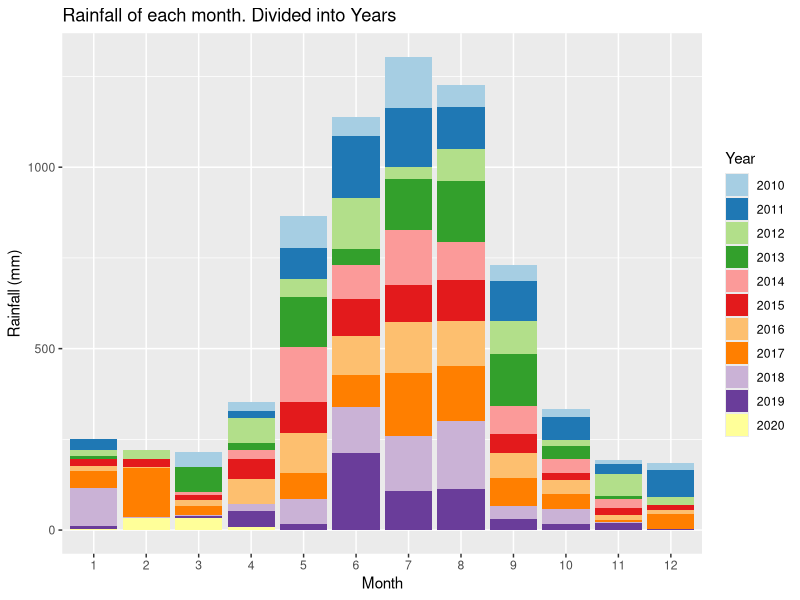
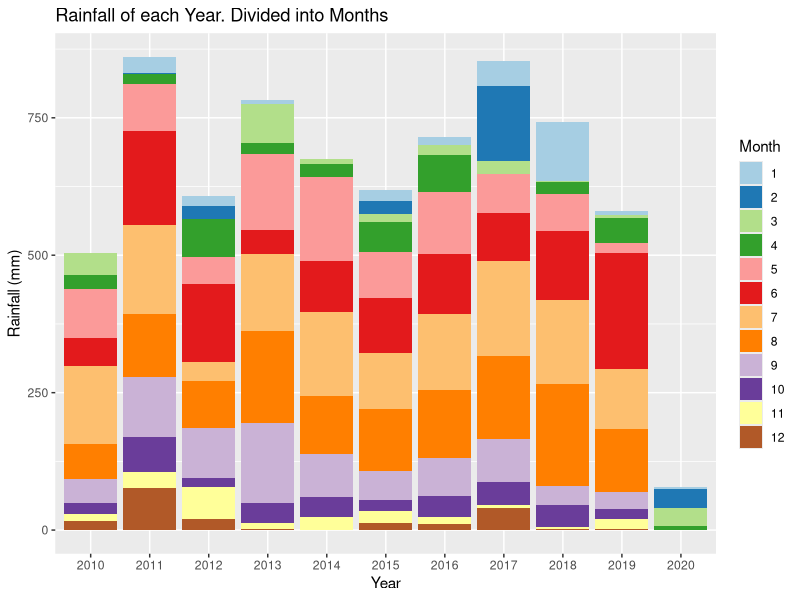
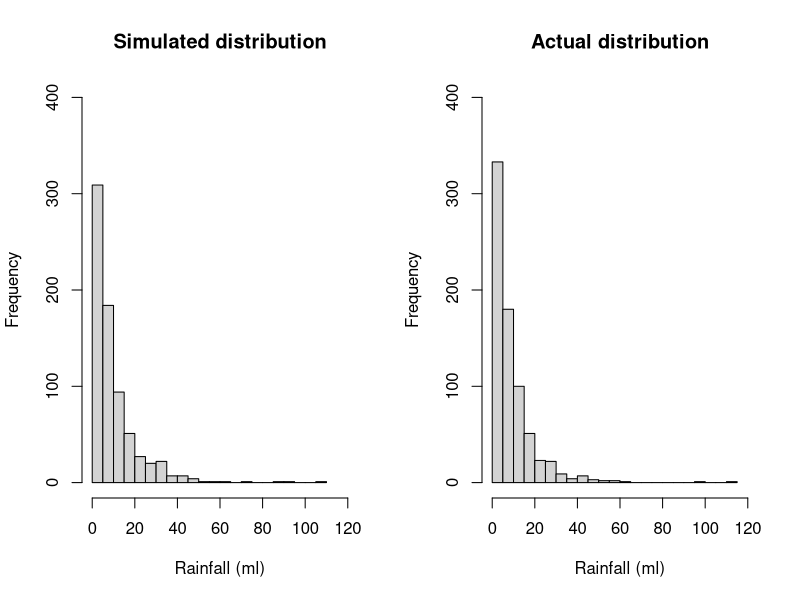
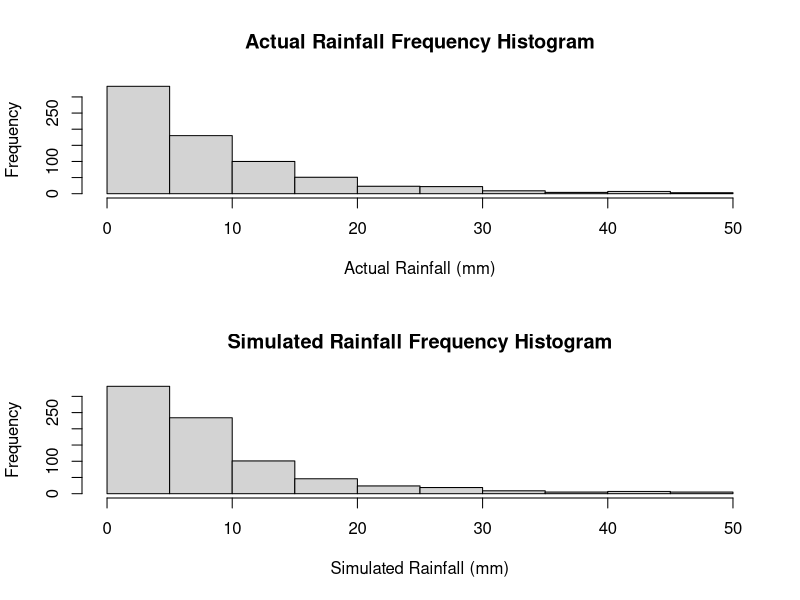
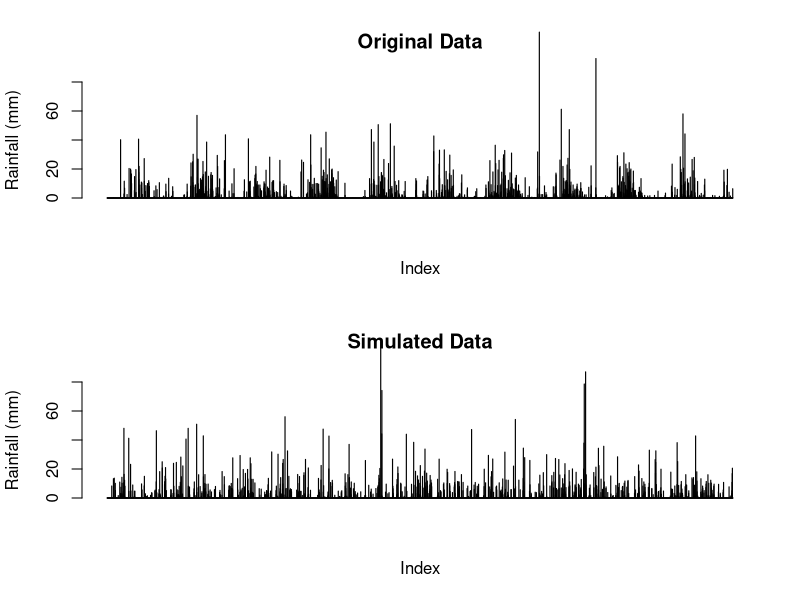
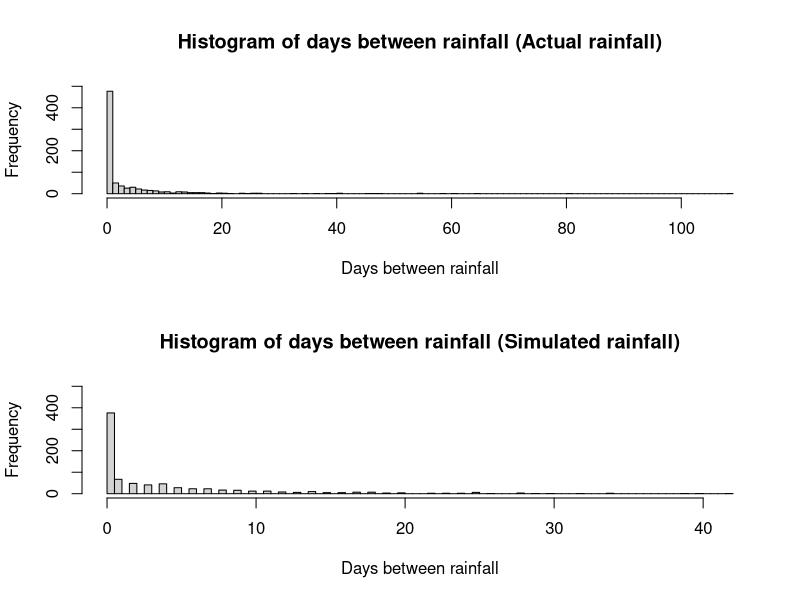
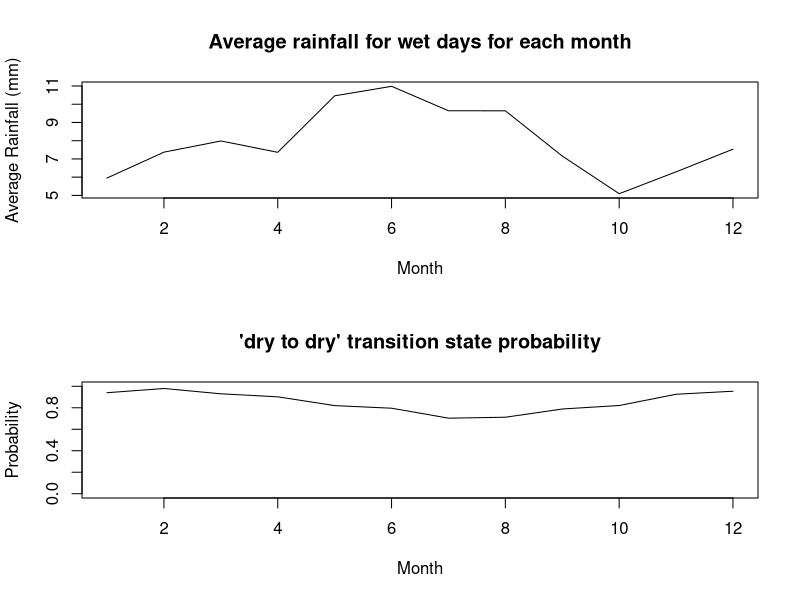
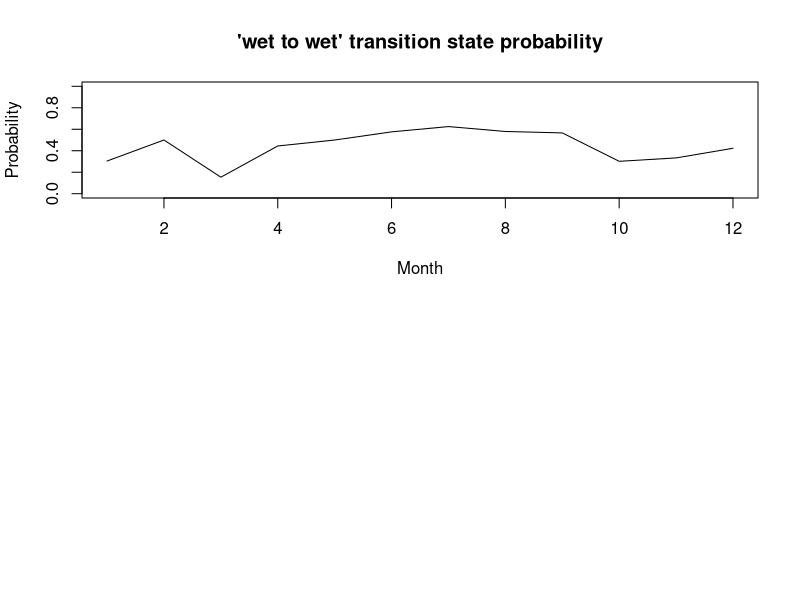

Generate these figures, in order, with R: (Note: this script raises an error after producing the figures.)
## ---- chunk 1
knitr::opts_chunk$set(echo = TRUE)
## ---- chunk 2
# Reading in the data from the csv file
data <-  read.csv("IDCJAC0009_009225_1800_Data.csv")
weather_data <- data
weather_data <- weather_data[which(is.na(weather_data$Rainfall.amount..millimetres.) == FALSE),] # excluding rows with no rainfall record made 
## ---- chunk 3
weather_data$date <- do.call(paste, c(weather_data[c("Day", "Month", "Year")], sep = "-")) # creating a column that contains the date for easy indentification
## ---- chunk 4
# function to categorise day as either 'wet' or 'dry' for the Markov Chain functions
state <- function(x){
  stateList <- c()
  for(ii in 1:length(x)){
    if(x[ii] < 1){
      stateList <- c(stateList, "dry")
    }
    if(x[ii] >= 1){
      stateList <- c(stateList, "wet")
    }
  }
  return(stateList)
}
weather_data$state <- state(weather_data$Rainfall.amount..millimetres.)
## ---- chunk 5
head(weather_data[,c('Rainfall.amount..millimetres.','state')], 10)
## ---- chunk 6
# function establishing Markov Chain transition state. Establishing the relationship between the rainfall of a given day and the day before it.
transitionState <- function(x){
  transitionStateList <- c('') #can't find transition state of first observation
  for(i in 2:length(x)){
    if(x[i] == "dry"){
      if (x[i-1] == "dry"){
        transitionStateList <- c(transitionStateList, "DryToDry")
      }
      else {
        transitionStateList <- c(transitionStateList, "WetToDry")
      }
    }
    if(x[i] == "wet"){
      if (x[i-1] == "dry"){
        transitionStateList <- c(transitionStateList, "DryToWet")
      }
      else {
        transitionStateList <- c(transitionStateList, "WetToWet")
      }
    }
  }
  return(transitionStateList)
}
weather_data$transitionState <- transitionState(weather_data$state)
## ---- chunk 7
head(weather_data[,c('Rainfall.amount..millimetres.','state', 'transitionState')], 10)
## ---- chunk 8
train_data <- subset(weather_data, Year >= 2010) # only look at the most recent, relevant data.
library(ggplot2)
library(RColorBrewer)

# explorative plots investigating the distribution of rainfall across months and years

# Plotting the rainfall data (grouped by years and months)
# Distribution of rainfall by month (segmented by year)
ggplot(train_data, aes(x = factor(Month), y = Rainfall.amount..millimetres., fill = factor(Year))) + 
  geom_bar(stat = "identity") + 
  scale_fill_brewer(palette = "Paired") + 
  xlab("Month")+
  ylab("Rainfall (mm)")+
  labs(fill = "Year")+
  ggtitle("Rainfall of each month. Divided into Years")
# There does appear to be a rough distribution of rainfall by month. Most years May, June, July, August, and September (month 5-9) have the most rain. There are outliers

ggplot(train_data, aes(x = factor(Year), y = Rainfall.amount..millimetres., fill = factor(Month))) + 
  geom_bar(stat = "identity") + 
  scale_fill_brewer(palette = "Paired") + 
  xlab("Year")+
  ylab("Rainfall (mm)")+
  labs(fill = "Month")+
  ggtitle("Rainfall of each Year. Divided into Months")
# There does not appear to be any obvious pattern in the rainfall across the 10 years (note. 2020 only contains 4 months of data, hence the low rainfall). The average looks to be around 650-700 mm. 
## ---- chunk 9
table(train_data$Month, train_data$Year) # only four months of data in 2020
## ---- chunk 10
#Calculating transition state probabilities, in general (no respect to month or season)
weatherTable <- table(train_data$transitionState)
weatherTable

probWetToWet = weatherTable['WetToWet'] / (weatherTable['WetToWet'] + weatherTable['WetToDry'])
probWetToWet

probDryToDry = weatherTable['DryToDry'] / (weatherTable['DryToDry'] + weatherTable['DryToWet'])
probDryToDry
## ---- chunk 11
#Basic generator (No seasonal variation)

#calculated above
generateRainfallBasic <- function(genLength){
  currentState = "dry" # Years start with very little rain, so more likely to start dry
  rainAmountList <- c()
  for (i3 in 1:genLength){
    if (currentState == "dry"){
      if (runif(1) < probDryToDry){
        currentState = "dry"
      }
      else{
        currentState = "wet"
      }
    }
    else if (currentState == "wet"){
      if (runif(1) < probWetToWet){
        currentState = "wet"
      }
      else{
        currentState = "dry"
      }
    }
    #generating amount of rainfall if state is wet, else 0
    if (currentState == "wet"){
      rainAmount <- 5.66*exp(rnorm(1))
      rainAmountList <- c(rainAmountList, rainAmount)
    }
    else{
      rainAmountList <- c(rainAmountList, 0)
    }
  }
  return(rainAmountList)
}
## ---- chunk 12
#comparing log-normal against actual data, veeerryyyy close fit, will use log-normal for rainfall sim
par(mfrow=c(1,2))
p1 <- 5.66*exp(rnorm(732))
hist(p1, breaks = 30, xlim = c(0,120), ylim = c(0,400), main = "Simulated distribution", xlab = "Rainfall (ml)")

p2 <- train_data$Rainfall.amount..millimetres.[train_data$Rainfall.amount..millimetres.>1]
hist(p2, breaks = 30, xlim = c(0,120), ylim = c(0,400), main = "Actual distribution", xlab = "Rainfall (ml)")

mean(p1)
mean(p2)
## ---- chunk 13
#Basic generator tests
testRainfall = generateRainfallBasic(3761)

par(mfrow=c(2,1))
hist(train_data$Rainfall.amount..millimetres.[train_data$Rainfall.amount..millimetres.>1 & train_data$Rainfall.amount..millimetres.<50], xlab = "Actual Rainfall (mm)", main = "Actual Rainfall Frequency Histogram")
hist(testRainfall[testRainfall > 1 & testRainfall <50], xlab = "Simulated Rainfall (mm)", main = "Simulated Rainfall Frequency Histogram")

par(mfrow=c(2,1))
barplot(train_data$Rainfall.amount..millimetres., ylim = c(0,80), main = "Original Data", ylab = "Rainfall (mm)", xlab = "Index")
barplot(testRainfall, ylim = c(0,80), main = "Simulated Data", ylab = "Rainfall (mm)", xlab = "Index")
## ---- chunk 14
daysBetweenRain <- function(input){
  returnList <- c()
  currentLength <- 0
  for (i in input){
    if (i<1){
      currentLength <- currentLength + 1
    }
    else{
      returnList <- c(returnList, currentLength)
      currentLength <- 0
    }
  }
  return(returnList)
  }
## ---- chunk 15
hist(daysBetweenRain(train_data$Rainfall.amount..millimetres.)[train_data$Rainfall.amount..millimetres.>-1], main = "Histogram of days between rainfall (Actual rainfall)", breaks = 100, xlab = "Days between rainfall", ylim = c(0,500))
hist(daysBetweenRain(testRainfall)[daysBetweenRain(testRainfall)>-1], main = "Histogram of days between rainfall (Simulated rainfall)", breaks = 100, xlab = "Days between rainfall", ylim = c(0,500))
## ---- chunk 16
#Calculates the transition probabilities for each month
probTransStatesMonth <- function(input_data){
  transitonStatesMonthsFrame <- data.frame(list(rep(0, 12), list(rep(0, 12), list(rep(0,    12), list(rep(0, 12)))))) #Initialises 12x4 frame filled with zeroes (4 columns for each transition state, 12 rows for each month)
  names(transitonStatesMonthsFrame) <- c('DryToDry', 'DryToWet', 'WetToDry', 'WetToWet')

  #Makes the dataframe with the count of each transition state with each month
  for (i4 in 1:dim(input_data)[1]){
    tempTransitionState <- input_data[i4, 'transitionState']
    tempMonth <- input_data[i4, 'Month'] 
    transitonStatesMonthsFrame[tempMonth, tempTransitionState] <- transitonStatesMonthsFrame[tempMonth, tempTransitionState]+1 # increase count of tempTransitionState for month tempMonth by 1
  }

  #Calculates the transition state probabilities for each month in the data frame
  probTransitonStatesMonthsFrame <- transitonStatesMonthsFrame
  for (i in 1:dim(transitonStatesMonthsFrame)[1]){
  
    probTransitonStatesMonthsFrame[i, 'DryToDry'] <- transitonStatesMonthsFrame[i, 'DryToDry'] / (transitonStatesMonthsFrame[i, 'DryToDry'] + transitonStatesMonthsFrame[i, 'DryToWet'])
  
    probTransitonStatesMonthsFrame[i, 'DryToWet'] <- transitonStatesMonthsFrame[i, 'DryToWet'] / (transitonStatesMonthsFrame[i, 'DryToDry'] + transitonStatesMonthsFrame[i, 'DryToWet'])
    
    probTransitonStatesMonthsFrame[i, 'WetToDry'] <- transitonStatesMonthsFrame[i, 'WetToDry'] / (transitonStatesMonthsFrame[i, 'WetToDry'] + transitonStatesMonthsFrame[i, 'WetToWet'])
    probTransitonStatesMonthsFrame[i, 'WetToWet'] <- transitonStatesMonthsFrame[i, 'WetToWet'] / (transitonStatesMonthsFrame[i, 'WetToDry'] + transitonStatesMonthsFrame[i, 'WetToWet'])
    # this data frame 'probTransitionStatesMonthsFrame' will be called directly in the generator, so must be called as such when exported
  }
  return(probTransitonStatesMonthsFrame)
}
## ---- chunk 17
probTransitonStatesMonthsFrame <- probTransStatesMonth(train_data)
head(probTransitonStatesMonthsFrame, 10)
## ---- chunk 18
#testing average rainfall when its rains in each month, and for wettowet vs drytowet transitions.
test_w2w <- train_data$Rainfall.amount..millimetres.[train_data$transitionState == "WetToWet"]
test_d2w <- train_data$Rainfall.amount..millimetres.[train_data$transitionState == "DryToWet"]
mean(test_w2w)
mean(test_d2w)
wilcox.test(test_d2w, test_w2w)
#since resulting wilcox test p-value is 0.85, we conclude that theres no difference in rainfall depending on the transition state, and do not need to include it in our model.

test_rainfallPerMonth <- train_data[train_data$state == "wet",c(4,6)]
kruskal.test(Rainfall.amount..millimetres. ~ Month, data = test_rainfallPerMonth)
#p-val = 0.00016, therefore difference between average rainfall for each month

## ---- chunk 19
#calculating the mean rainfall when it rains for each month, to change how much it rains according to the generator later on. Limited to less than 60 mls as the dataset is not large enough for large rainfall amounts (such as 114ml in feburary) to not throw the mean off.
rainMonthData <- c()
for (i in 1:12){
  temp<- train_data$Rainfall.amount..millimetres.[train_data$state == "wet" & train_data$Month == i & train_data$Rainfall.amount..millimetres. < 60]
  rainMonthData <- c(rainMonthData, list(temp))
  rm(temp)
}

rainfallAvgMonth <- sapply(rainMonthData, mean)

## ---- chunk 20
plot(c(1:12), rainfallAvgMonth, type = "l", xlab = "Month", ylab = "Average Rainfall (mm)", main = "Average rainfall for wet days for each month")
## ---- chunk 21
#How the transition state probabilities vary for each month
plot(probTransitonStatesMonthsFrame$DryToDry, ylim = c(0,1), xlab = "Month", main = "'dry to dry' transition state probability", type = 'l', ylab = "Probability")
plot(probTransitonStatesMonthsFrame$WetToWet, ylim = c(0,1), xlab = "Month", main = "'wet to wet' transition state probability", type = 'l', ylab = "Probability")
## ---- chunk 22
#Weather generator accounting  for seasonal variation of transition states or something i hope
#This is just a regular version of basic generator it's mostly the same in fact if i forget to even do this it is the same

generateRainfallSeasonal <- function(input){
  # input must be weather_data or a subset of weather_data
  currentState = "dry" #can make this into a random choice later
  rainAmountList <- c()
  for (i5 in 1:dim(input)[1]){
    if (currentState == "dry"){
      if (runif(1) < probTransitonStatesMonthsFrame[input[i5, 'Month'], 'DryToDry']){ #now inputs depending on the month of input
        currentState = "dry"
      }
      else{
        currentState = "wet"
      }
    }
    else if (currentState == "wet"){
      if (runif(1) < probTransitonStatesMonthsFrame[input[i5, 'Month'], 'WetToWet']){
        currentState = "wet"
      }
      else{
        currentState = "dry"
      }
    }                                   
    #generating amount of rainfall if state is wet, else 0
    if (currentState == "wet"){
      #rainAmount <- 5.66*exp(rnorm(1)) #now log-normal dist, 5 used because is close to mean of weather_data's / the mean of what exp(rnorm(1)) is by default /// Old Version 
      rainAmount <- rainfallAvgMonth[input[i5, 'Month']]*exp(rnorm(1))/1.648 
      #average of exp(rnorm(1)) is ~1.648, so we divide by that so the average of each month will just be the actual average calculated from rainfallAvgMonth.
      rainAmountList <- c(rainAmountList, rainAmount)
    }
    else{
      rainAmountList <- c(rainAmountList, 0)
    }
  }
  return(rainAmountList)
}
## ---- chunk 23
#testing code for seasonal generator
inputSeasonalRainfall <- dplyr::select(train_data, 'Year', 'Month', 'Day') #using existing train data's dates to input to function, instead of putting in just how many to generate
testSeasonalRainfall = generateRainfallSeasonal(inputSeasonalRainfall)
## ---- chunk 24
plot_seasonal_data <- function(training_data_input,seasoned_data_rainfall, title){
  par(mfrow=c(2,1))
  barplot(training_data_input$Rainfall.amount..millimetres., ylim = c(0,80), main = c("Original Data", title), ylab = "Rainfall (mm)", xlab = "Index")
  barplot(seasoned_data_rainfall, ylim = c(0,80), main = c("Simulated Seasonal Data", title), ylab = "Rainfall (mm)", xlab = "Index")
}
plot_seasonal_data(train_data,testSeasonalRainfall, "(Perth)")
## ---- chunk 25
hist(daysBetweenRain(train_data$Rainfall.amount..millimetres.)[train_data$Rainfall.amount..millimetres.>-1], main = "Histogram of days between rainfall (Actual rainfall)", breaks = 100, xlab = "Days between rainfall", ylim = c(0,500))
hist(daysBetweenRain(testSeasonalRainfall)[daysBetweenRain(testSeasonalRainfall)>-1], main = "Histogram of days between rainfall (Simulated rainfall)", breaks = 100, xlab = "Days between rainfall", ylim = c(0,500))
## ---- chunk 26
wilcox.test(daysBetweenRain(testSeasonalRainfall), daysBetweenRain(train_data$Rainfall.amount..millimetres.))
mean(daysBetweenRain(testSeasonalRainfall)); mean(daysBetweenRain(train_data$Rainfall.amount..millimetres.))
sd(daysBetweenRain(testSeasonalRainfall)); sd(daysBetweenRain(train_data$Rainfall.amount..millimetres.))
## ---- chunk 27
#comparing log-normal against actual data, veeerryyyy close fit, will use log-normal for rainfall sim
p1 <- 5.66*exp(rnorm(732))
p1 <- p1[p1>1]
hist(p1, breaks = 30, xlim = c(0,120), ylim = c(0,400), main = "Simulated distribution")

p2 <- train_data$Rainfall.amount..millimetres.[train_data$Rainfall.amount..millimetres.>1]
hist(p2, breaks = 30, xlim = c(0,120), ylim = c(0,400), main = "actual distribution")
## ---- chunk 28
set.seed(100345)
sampID <- sample.int(nrow(train_data), size = 0.8*nrow(train_data), replace = FALSE)
train_data <- train_data[sampID,] # 80% of data for training
test_data <- train_data[-sampID,] # 20% for testing
## ---- chunk 29
probTransitonStatesMonthsFrame <- probTransStatesMonth(train_data) # retraining seasonal generator probTransitionStatesMonthsFrame with new training data (now only 80% of the original train_data)
# calucating the new average rainfall for each month
rainMonthData <- c()
for (i in 1:12){
  temp<- train_data$Rainfall.amount..millimetres.[train_data$state == "wet" & train_data$Month == i & train_data$Rainfall.amount..millimetres. < 60]
  rainMonthData <- c(rainMonthData, list(temp))
  rm(temp)
}
rainfallAvgMonth <- sapply(rainMonthData, mean)
## ---- chunk 30
#generates a simulation with the same number of observations as test_data (20% of the total data)
testSeasonalRainfall20 = generateRainfallSeasonal(test_data) 
## ---- chunk 31
par(mfrow = c(2, 1))
barplot(testSeasonalRainfall20, ylab = "Rainfall (mm)", xlab = "index", main = "Simulated data")
barplot(test_data$Rainfall.amount..millimetres., ylab = "Rainfall (mm)", xlab  = "index", main = "Actual data")
## ---- chunk 32
# Wilcoxon signed rank test
WT <- wilcox.test(testSeasonalRainfall20, test_data$Rainfall.amount..millimetres., paired=T)
print("Wilcoxon rank sum p-value")
WT$p.value
# paired student t test
TT <- t.test(testSeasonalRainfall20, test_data$Rainfall.amount..millimetres., paired=T)
print("t-test p-value")
TT$p.value
## ---- chunk 33
train_data <- subset(weather_data, Year >= 2010)
train10_data <- subset(weather_data, Year >= 2009 & Year < 2019)
data_2019 <- subset(weather_data, Year == 2019)
## ---- chunk 34
probTransitonStatesMonthsFrame <- probTransStatesMonth(train10_data) # retraining seasonal generator probTransitionStatesMonthsFrame with train10_data
set.seed(10356)
monthList <- subset(weather_data, Year == 2019) # a year that isn't a leap year to get the month list, as generation algorithm only requires months
monthList <- monthList['Month']
testSeasonalRainfall10 <- generateRainfallSeasonal(monthList)
## ---- chunk 35
#compare generated year against 2019
par(mfrow = c(2,1))
barplot(testSeasonalRainfall10, xlab = "Index", ylab = "Rainfall (mm)", main = "Simulated Rainfall")
barplot(data_2019$Rainfall.amount..millimetres., xlab = "Index", ylab = "Rainfall (mm)", main = "2019 Rainfall")
## ---- chunk 36
# check other years for comparison
par(mfrow = c(3,2))
barplot(testSeasonalRainfall10, xlab = "Index", ylab = "Rainfall (mm)", main = "Simulated Rainfall")
year <- subset(weather_data, Year == 2015)
barplot(year$Rainfall.amount..millimetres., xlab = "Index", ylab = "Rainfall (mm)", main = "2015 Rainfall")
year <- subset(weather_data, Year == 2008)
barplot(year$Rainfall.amount..millimetres., xlab = "Index", ylab = "Rainfall (mm)", main = "2008 Rainfall")
year <- subset(weather_data, Year == 2015)
barplot(year$Rainfall.amount..millimetres., xlab = "Index", ylab = "Rainfall (mm)", main = "2017 Rainfall")
year <- subset(weather_data, Year == 2007)
barplot(year$Rainfall.amount..millimetres., xlab = "Index", ylab = "Rainfall (mm)", main = "2007 Rainfall")
year <- subset(weather_data, Year == 2013)
barplot(year$Rainfall.amount..millimetres., xlab = "Index", ylab = "Rainfall (mm)", main = "2013 Rainfall")
rm(year)
## ---- chunk 37
# Creates a graph of difference in rainfall for years, weeks, months, years to see if there are any potential patterns.
# Creates a list of the weekly rainfall
RainfallWeekly <- data.frame("Rainfall (mm)", "Week")
colnames(RainfallWeekly) <- c("Rainfall (mm)", "Week")
RainfallWeekly$`Rainfall (mm)` <- as.numeric(RainfallWeekly$`Rainfall (mm)`)
RainfallWeekly$Week <- as.numeric(RainfallWeekly$Week)
week = 1
weekRain = 0
for(ii in c(1: nrow(weather_data))){
  weekRain = weekRain + weather_data[ii, 6] # rainfall amount for that row
  
  if(ii%%7 == 0){ # every 7th row
    RainfallWeekly[(ii/7), 1] <- weekRain # 1 row of RainfallWeekly created every 7 rows (1 weeks) - inserting rainfall total for that week
    RainfallWeekly[(ii/7), 2] <- week
    week = week + 1
    weekRain = 0 # clear total rainfall to prepare for next week
  }
}
## ---- chunk 38
RainfallWeeklyDiff <- data.frame(c(1:(nrow(RainfallWeekly)-1)), c(1:(nrow(RainfallWeekly)-1))) # data frame with two columns, one less row than RainfallWeekly
colnames(RainfallWeeklyDiff) <- c("Rainfall diff (mm)", "Week")
RainfallWeeklyDiff$`Rainfall diff (mm)` <- diff(RainfallWeekly$`Rainfall (mm)`) # change in weeks
## ---- chunk 39
# plot first 700 weeks first against the difference in rainfall, and then the rainfall per week
par(mfrow = c(4,1))
plot(RainfallWeeklyDiff[c(1:350), 2], RainfallWeeklyDiff[c(1:350), 1], xlab = "week", ylab = "change in rainfall (mm)", cex = 2, type = "b", main = "Difference in rainfall (mm) by week")
plot(RainfallWeekly[c(1:350), 2], RainfallWeekly[c(1:350), 1], xlab = "week", ylab = "rainfall (mm)", type = "l", main = "Rainfall (mm) by week")
plot(RainfallWeeklyDiff[c(351:700), 2], RainfallWeeklyDiff[c(351:700), 1], xlab = "week", ylab = "change in rainfall (mm)", cex = 2, type = "b", main = "Difference in rainfall (mm) by week")
plot(RainfallWeekly[c(351:700), 2], RainfallWeekly[c(351:700), 1], xlab = "week", ylab = "rainfall (mm)", type = "l", main = "Rainfall (mm) by week")
## ---- chunk 40
# might remove this, already show first 700 weeks

# plot second 700 weeks first against the difference in rainfall, and then the rainfall per week
par(mfrow = c(4,1))
plot(RainfallWeeklyDiff[c(701:1050), 2], RainfallWeeklyDiff[c(701:1050), 1], xlab = "week", ylab = "change in rainfall (mm)", cex = 2, type = "b")
plot(RainfallWeekly[c(701:1050), 2], RainfallWeekly[c(701:1050), 1], xlab = "week", ylab = "rainfall (mm)", type = "l")
plot(RainfallWeeklyDiff[c(1051:1414), 2], RainfallWeeklyDiff[c(1051:1414), 1], xlab = "week", ylab = "change in rainfall (mm)", cex = 2, type = "b")
plot(RainfallWeekly[c(1051:1414), 2], RainfallWeekly[c(1051:1414), 1], xlab = "week", ylab = "rainfall (mm)", type = "l")
## ---- chunk 41
rainSort_2019 <- data_2019$Rainfall.amount..millimetres.
# qqplot before removing 'dry' days
par(mfrow=c(1,2))
qqnorm(rainSort_2019, pch = 1, frame = F, main = "Normal Q-Q Plot of Rainfall 2019 (including dry days)")
qqline(rainSort_2019, col = "red", lwd = 2)
rainSort_2019 <- rainSort_2019[which(rainSort_2019 != 0)]
# qqplot after removing 'dry' days
qqnorm(rainSort_2019, pch = 1, frame = F, main = "Normal Q-Q Plot of Rainfall 2019 (excluding dry days)")
qqline(rainSort_2019, col = "red", lwd = 2)

# data is not normally distributed
rm(rainSort_2019)
## ---- chunk 42
# Function that returns the sum of ranks of difference (w+ and w-) that are part of the Wilcoxon signed rank calculations
returnRanks <- function(simulated, actual){
  diffs <- (simulated - actual)
  diffs <- diffs[diffs != 0]
  posDifs <- which(diffs > 0)
  negDiffs <- which(diffs < 0)
  rank <- rank(abs(diffs))
  rankPosDiff <- sum(rank[posDifs])
  rankNegDiff <- sum(rank[negDiffs]) 
  return(c(rankPosDiff, rankNegDiff))
}

## ---- chunk 43
wilcox <- function(seed, year){
  set.seed(seed)
  rainYear <- subset(weather_data, Year == year) # a year that isn't a leap year to get the month list, as generation algorithm only requires months
  monthList <- rainYear['Month']
  simRainfall <- generateRainfallSeasonal(monthList)

  # test of testSeasonalRainfall10 against 2019 rainfall (testSeasonalRainfall10 was simulation of 2019 rainfall)
  print(wilcox.test(rainYear$Rainfall.amount..millimetres., simRainfall, paired = T, alternative = "t", conf.int = T, conf.level = 0.95))
  WP <- wilcox.test(rainYear$Rainfall.amount..millimetres., simRainfall, paired = T, alternative = "t", conf.int = T, conf.level = 0.95)
  cat("P-value is",WP$p.value,"\n")

  # manual calculation of Wilcoxon signed rank values 

  sumRanks <- returnRanks(simRainfall, rainYear$Rainfall.amount..millimetres.)
  cat(sumRanks[1], "is the sum of the ranks of the positive differences","\n")
  cat(sumRanks[2], "is the sum of the ranks of the negative differences","\n")

}
wilcox(404567, 2019)
## ---- chunk 44
wilcox(12345, 2019)
wilcox(347876, 2019)
wilcox(3456789, 2019)
## ---- chunk 45
# looking at the four total simulations created, there is generally no significant different between the simulated rainfall and the actual rainfall. 
# However looking at rankPosDiff and rankNegDiff calculated for each (the sum of the ranks of the positive and negative differences between the simulated and actual data respectively), the simulated rainfall was consistently larger than the actual data 
# The reason for this is likely because 2019 had a very small amount of rainfall compared to the rest of the years.
sum(train10_data$Rainfall.amount..millimetres.)/10 #/10 to get average of 10 years of rain data
sum(rain2019$Rainfall.amount..millimetres.)
## ---- chunk 46
rain2019 <- subset(weather_data, Year == 2019)
simRainfall2019 <- generateRainfallSeasonal(rain2019)
median(simRainfall2019)
median(rain2019$Rainfall.amount..millimetres.)

# given the number of dry days, it makes sense that the median's would be very similar in the Wilcoxon Signed Rank test
# To perform the Wilcoxon Signed Rank test we remove those dates from testSeasonalRainfall10
# 2019 is a non leap year so February will have 28 days
#October 5th and December 19th are missing, so we remove them

# Test of simRainfall2019 against 2019 rainfall (testSeasonalRainfall10 was simulation of 2019 rainfall)
wilcox.test(simRainfall2019, rain2019$Rainfall.amount..millimetres., paired = T, alternative = "t")

# Since the p-value is relatively high, it can be concluded that there is no significant diference between the simulated 2019 data and the actual 2019 data. 
# While the simulation may not be an accurate prediction of 2019 (as seen in the barplots), the simulation was also not logically flawed, as there is not a significant difference between the median of the simulation and the median of the actual.
#Furthermore, a qucik comparison of the medians in the Wilcoxon Signed Rank test shows that (as expected) they are also very similar.
cat("Median of actual and simulated rainfall respectively: ", median(rain2019$Rainfall.amount..millimetres.), median(simRainfall2019))
rm(simRainfall2019)
## ---- chunk 47
# looking at 2013 data (which had a larger than average amount of rain)
rain2013 <- subset(weather_data, Year == 2013)
monthList <- subset(weather_data, Year == 2013) # A year that isn't a leap year to get the month list, as generation algorithm only requires months
monthList <- monthList['Month']
simRainfall2013 <- generateRainfallSeasonal(monthList)
wilcox.test(simRainfall2013, rain2013$Rainfall.amount..millimetres., paired = T, conf.int = T, conf.level = 0.95)

par(mfrow = c(2,1))
barplot(simRainfall2013, xlab = "Index", ylab = "Rainfall (mm)", main = "Simulated Rainfall")
barplot(rain2013$Rainfall.amount..millimetres., xlab = "Index", ylab = "Rainfall (mm)", main = "2013 Rainfall")

diffs <- (simRainfall2013 - rain2013$Rainfall.amount..millimetres.)
diffs <- diffs[diffs != 0]
posDifs <- which(diffs > 0)
negDiffs <- which(diffs < 0)
rank <- rank(abs(diffs))
rankPosDiff <- sum(rank[posDifs])
rankNegDiff <- sum(rank[negDiffs]) 

rankPosDiff
rankNegDiff
mean(diffs)
## ---- chunk 48
# Reading in the data from the csv file for the Sydney Location
data2 <-  read.csv("IDCJAC0009_066062_1800_Data.csv")
weather_data2 <- data2
weather_data2 <- weather_data2[which(is.na(weather_data2$Rainfall.amount..millimetres.) == FALSE),] # excluding rows with no rainfall record made
weather_data$date2 <- do.call(paste, c(weather_data[c("Day", "Month", "Year")], sep = "-")) # creating a column that contains the date for easy indentification
weather_data2 <- weather_data2[which(is.na(weather_data2$Rainfall.amount..millimetres.) == FALSE),] #excluding rows with no rainfall record made
weather_data$date2 <- do.call(paste, c(weather_data[c("Day", "Month", "Year")], sep = "-")) #creating a column that contains the date for easy indentification
train_data2 <- subset(weather_data2, Year >= 2010)
inputSeasonalRainfall2 <- dplyr::select(train_data2, 'Year', 'Month', 'Day')
testSeasonalRainfall2 = generateRainfallSeasonal(inputSeasonalRainfall2)
plot_seasonal_data(train_data2,testSeasonalRainfall2, "(Sydney)")
## ---- chunk 49
train_data2 <- subset(weather_data2, Year >= 2010)
train10_data2 <- subset(weather_data2, Year >= 2009 & Year < 2019)
data_2019_2 <- subset(weather_data2, Year == 2019)
## ---- chunk 50
probTransitonStatesMonthsFrame <- probTransStatesMonth(train10_data2) # retraining seasonal generator probTransitionStatesMonthsFrame with train10_data
set.seed(10546)
monthList_2 <- subset(weather_data2, Year == 2019) # a year that isn't a leap year to get the month list, as generation algorithm only requires months
monthList_2 <- monthList_2['Month']
testSeasonalRainfall10_2 <- generateRainfallSeasonal(monthList_2)
## ---- chunk 51
#compare generated year against 2019
par(mfrow = c(2,1))
barplot(testSeasonalRainfall10, xlab = "Index", ylab = "Rainfall (mm)", main = "Simulated Rainfall")
barplot(data_2019$Rainfall.amount..millimetres., xlab = "Index", ylab = "Rainfall (mm)", main = "2019 Rainfall")
# Conclusion and summary of the findings:
